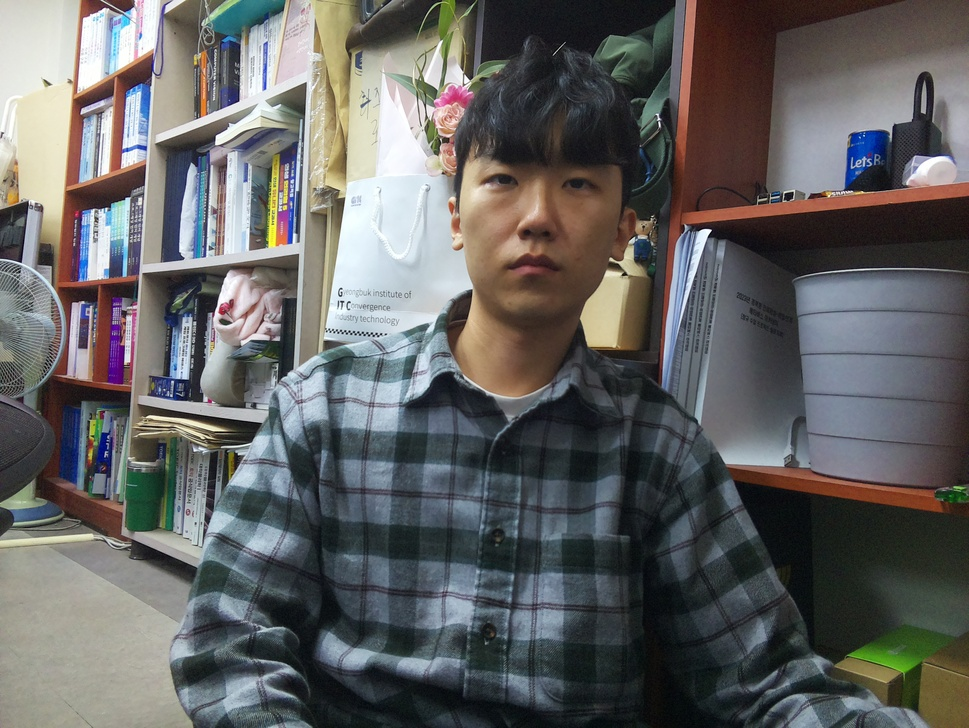
#> input picture test.jpg, 969 x 728 px, shrunk from 3280 x 2464 before the run
$ python returnvalue.py
#> lines starting #> are read from the running program, lines starting #| are printed output that depends on the picture
import cv2
import subprocess
def detect_faces_and_get_angle(image_path):
#> called with image_path = 'test.jpg'
    face_cascade = cv2.CascadeClassifier("haarcascade_frontalface_default.xml")
    output_file="angles.txt"
    image = cv2.imread(image_path)
#> image is the input picture: shape (728, 969, 3); mean B, G, R 98.3, 98.9, 99.1
    if image is None:
        print("Error: Could not load image.")
        return None

    gray = cv2.cvtColor(image, cv2.COLOR_BGR2GRAY)
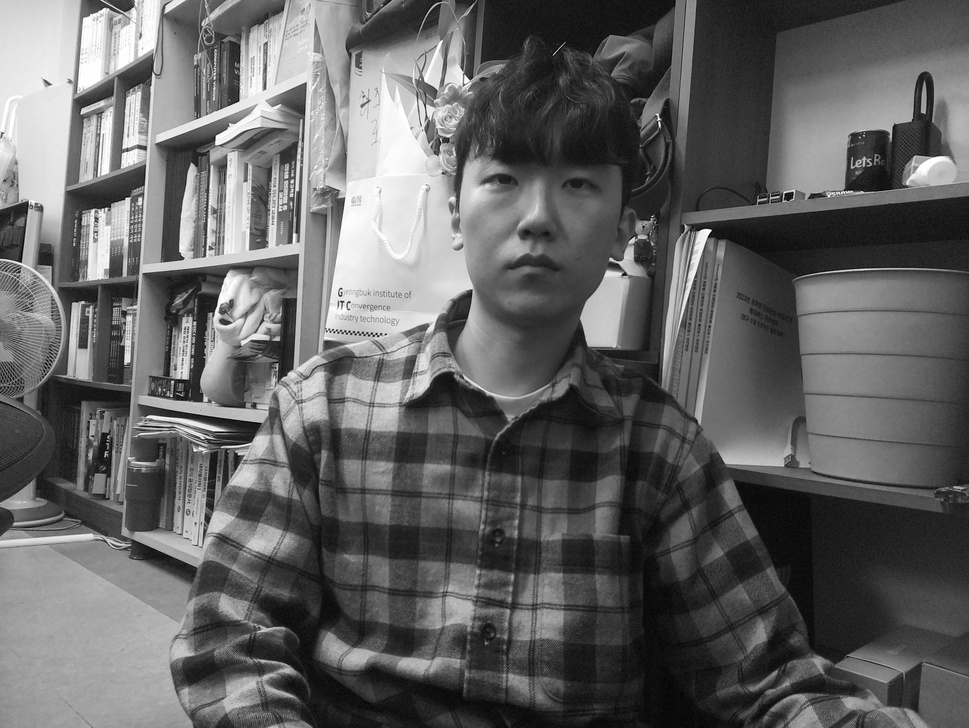
#> gray: shape (728, 969); min 0, max 255, mean 98.9
    faces = face_cascade.detectMultiScale(gray, scaleFactor=1.1, minNeighbors=5, minSize=(30, 30))
#> faces = [[199, 276, 85, 85], [438, 108, 194, 194]]

    if len(faces) == 0:
        print("No faces detected.")
        return None

    img_height, img_width = gray.shape
#> img_height = 728; img_width = 969
    angles = []

    for (x, y, w, h) in faces:
        face_center_x = x + w // 2
        angle_x = int((face_center_x / img_width) * 180)
        angles.append(angle_x)

        print(f"Face detected at ({face_center_x}).")
        print(f"Mapped angle: X={angle_x} degrees")
#> this loop made 2 passes
#> (x, y, w, h, face_center_x, angle_x) on passes 1 to 2: (199, 276, 85, 85, 241, 44), (438, 108, 194, 194, 535, 99)
#| Face detected at (241).
#| Mapped angle: X=44 degrees
#| Face detected at (535).
#| Mapped angle: X=99 degrees
#> after the loop, angles = [44, 99]

    # 각도를 파일에 저장
    with open(output_file, "w") as file:
        file.write(",".join(map(str, angles)))

    print(f"Angles saved to {output_file}.")
    return angles

# 테스트 실행
if __name__ == "__main__":
    subprocess.run("libcamera-still -o test.jpg", shell=True,check=True)
    image_path = "test.jpg"
    anglelist=[0,0,0,0,0,0]
    angle = detect_faces_and_get_angle(image_path)
#> angle = [44, 99]
